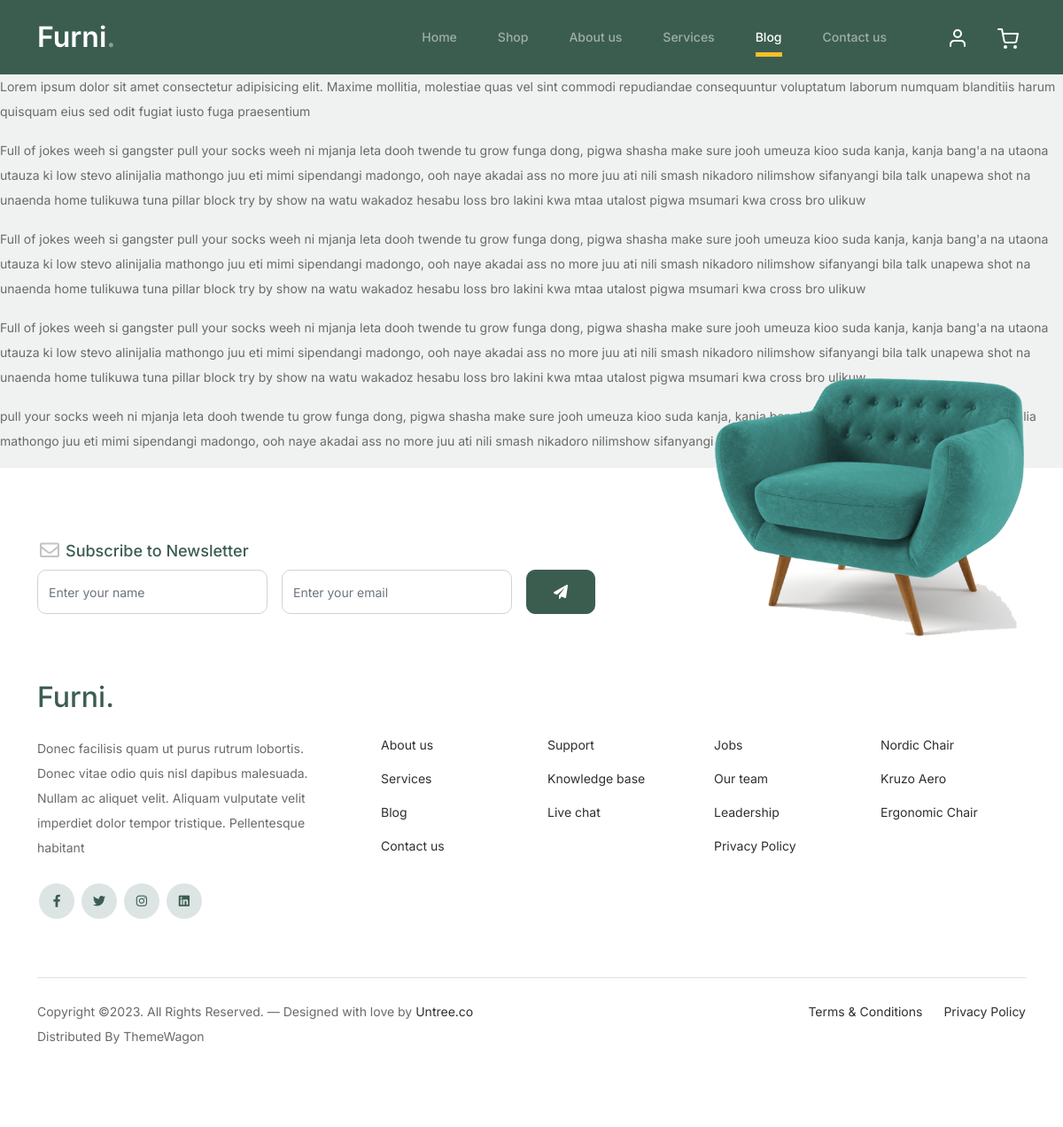
/contentviews/, run on the app's committed database.
### Shop/models.py (models this page shows, shortened)
class Blog(models.Model):
    image = models.ImageField(upload_to="uploads/staff", default="uploads/staff.profile.jpg")
    title = models.CharField(max_length=100, blank=False, null=False)
    author = models.CharField(max_length=100, blank=False, null=False)
    date = models.DateField(auto_now=True)
    content = models.TextField( blank=False, null=True, max_length=50000)

### Shop/views.py (the view)
# urls.py: path('contentviews/', views.contentviews, name="content")
def contentviews(request):
    blogs = Blog.objects.all()
    return render(request, "content.html", {'navbar': 'blog', 'blogs': blogs})

### Shop/Templates/content.html
{% extends "layout.html" %}
{% load static %}
{% block body %}
	{% for blog in blogs %}
        <p>{{ blog.content }}</p>
	{% endfor %}
{% endblock %}

### Shop/static/css/style.css (style rules this page uses)
body { overflow-x: hidden; position: relative; }
body { font-family: "Inter", sans-serif; font-weight: 400; line-height: 28px; color: #6a6a6a; font-size: 14px; background-color: #eff2f1; }

### data on the page
Blog: content "Lorem ipsum dolor sit amet consectetur adipisicing elit. Maxime mollitia, molestiae quas vel sint commodi repudiandae consequuntur voluptatum laborum numquam blanditiis harum quisquam eius sed odit fugiat iusto fuga praesentium"
Blog: content "Full of jokes weeh si gangster pull your socks weeh ni mjanja leta dooh twende tu grow funga dong, pigwa shasha make sure jooh umeuza kioo suda kanja, kanja bang'a na utaona utauza ki low stevo alinijalia mathongo juu eti mimi sipendangi madongo, ooh naye akadai ass no more juu ati nili smash nikadoro nilimshow sifanyangi bila talk unapewa shot na unaenda home tulikuwa tuna pillar block try by show na watu wakadoz hesabu loss bro lakini kwa mtaa utalost pigwa msumari kwa cross bro ulikuw"
Blog: content "Full of jokes weeh si gangster pull your socks weeh ni mjanja leta dooh twende tu grow funga dong, pigwa shasha make sure jooh umeuza kioo suda kanja, kanja bang'a na utaona utauza ki low stevo alinijalia mathongo juu eti mimi sipendangi madongo, ooh naye akadai ass no more juu ati nili smash nikadoro nilimshow sifanyangi bila talk unapewa shot na unaenda home tulikuwa tuna pillar block try by show na watu wakadoz hesabu loss bro lakini kwa mtaa utalost pigwa msumari kwa cross bro ulikuw"
Blog: content "Full of jokes weeh si gangster pull your socks weeh ni mjanja leta dooh twende tu grow funga dong, pigwa shasha make sure jooh umeuza kioo suda kanja, kanja bang'a na utaona utauza ki low stevo alinijalia mathongo juu eti mimi sipendangi madongo, ooh naye akadai ass no more juu ati nili smash nikadoro nilimshow sifanyangi bila talk unapewa shot na unaenda home tulikuwa tuna pillar block try by show na watu wakadoz hesabu loss bro lakini kwa mtaa utalost pigwa msumari kwa cross bro ulikuw"
Blog: content "pull your socks weeh ni mjanja leta dooh twende tu grow funga dong, pigwa shasha make sure jooh umeuza kioo suda kanja, kanja bang'a na utaona utauza ki low stevo alinijalia mathongo juu eti mimi sipendangi madongo, ooh naye akadai ass no more juu ati nili smash nikadoro nilimshow sifanyangi bila talk unapewa shot na unaenda home"
